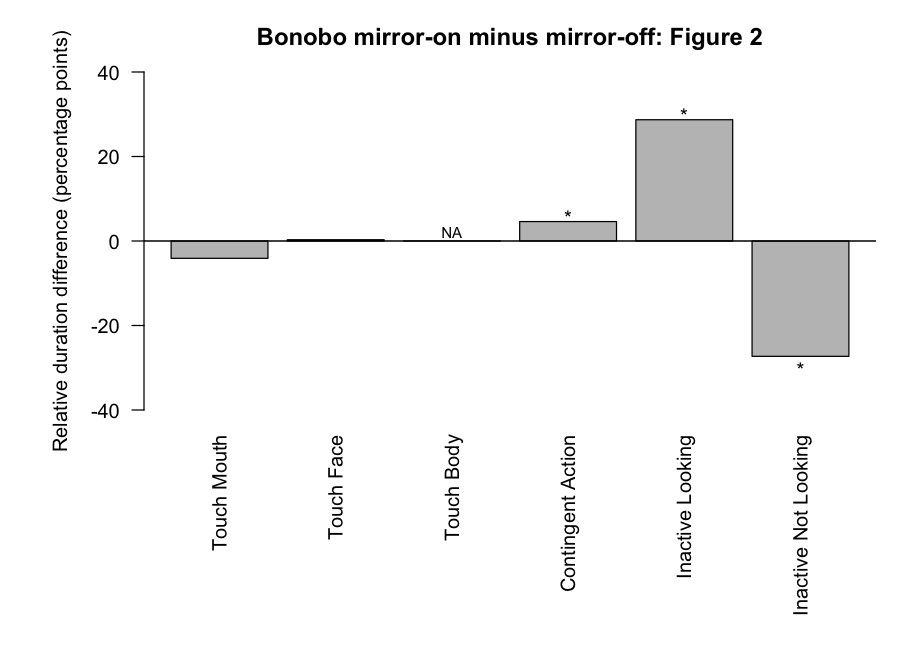

The R source for this figure:
args <- grep('^--file=', commandArgs(FALSE), value=TRUE)
stopifnot(length(args)==1L)
folder <- dirname(normalizePath(sub('^--file=', '', args[1])))
d <- read.csv(file.path(folder,'Westergaard_Hyatt_1994_Figure2.csv'),stringsAsFactors=FALSE)
stopifnot(identical(d$source_order,1:6))
png(file.path(folder,'Westergaard_Hyatt_1994_Figure2_replot.png'),width=900,height=650,res=120)
par(mar=c(10,6,3,1))
v <- d$relative_duration_difference_score
bp <- barplot(replace(v,is.na(v),0),names.arg=d$behavior_as_published,
              las=2,ylim=c(-40,40),ylab='Relative duration difference (percentage points)',
              main='Bonobo mirror-on minus mirror-off: Figure 2',col='grey75',border='black')
abline(h=0,lwd=1.2)
text(bp[!is.na(v)&d$significant_p_lt_0.05],v[!is.na(v)&d$significant_p_lt_0.05]+sign(v[!is.na(v)&d$significant_p_lt_0.05])*2,'*')
text(bp[is.na(v)],2,'NA',cex=.75)
dev.off()
